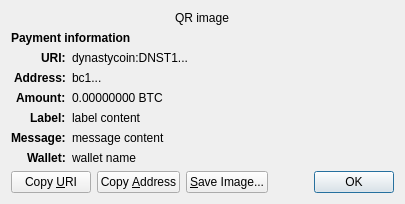
<?xml version="1.0" encoding="UTF-8"?>
<ui version="4.0">
 <class>ReceiveRequestDialog</class>
 <widget class="QDialog" name="ReceiveRequestDialog">
  <property name="geometry">
   <rect>
    <x>0</x>
    <y>0</y>
    <width>413</width>
    <height>229</height>
   </rect>
  </property>
  <property name="windowTitle">
   <string>Request payment to ...</string>
  </property>
  <layout class="QGridLayout" name="gridLayout" columnstretch="0,1">
   <property name="sizeConstraint">
    <enum>QLayout::SetFixedSize</enum>
   </property>
   <item row="0" column="0" colspan="2" alignment="Qt::AlignHCenter">
    <widget class="QRImageWidget" name="qr_code">
     <property name="text">
      <string notr="true">QR image</string>
     </property>
     <property name="textInteractionFlags">
      <set>Qt::NoTextInteraction</set>
     </property>
    </widget>
   </item>
   <item row="1" column="0" colspan="2">
    <widget class="QLabel" name="payment_header">
     <property name="font">
      <font>
       <weight>75</weight>
       <bold>true</bold>
      </font>
     </property>
     <property name="text">
      <string>Payment information</string>
     </property>
     <property name="textInteractionFlags">
      <set>Qt::NoTextInteraction</set>
     </property>
    </widget>
   </item>
   <item row="2" column="0" alignment="Qt::AlignRight|Qt::AlignTop">
    <widget class="QLabel" name="uri_tag">
     <property name="font">
      <font>
       <weight>75</weight>
       <bold>true</bold>
      </font>
     </property>
     <property name="text">
      <string notr="true">URI:</string>
     </property>
     <property name="textFormat">
      <enum>Qt::PlainText</enum>
     </property>
     <property name="textInteractionFlags">
      <set>Qt::NoTextInteraction</set>
     </property>
    </widget>
   </item>
   <item row="2" column="1" alignment="Qt::AlignTop">
    <widget class="QLabel" name="uri_content">
     <property name="text">
      <string notr="true">dynastycoin:DNST1...</string>
     </property>
     <property name="textFormat">
      <enum>Qt::RichText</enum>
     </property>
     <property name="wordWrap">
      <bool>true</bool>
     </property>
     <property name="textInteractionFlags">
      <set>Qt::TextSelectableByMouse</set>
     </property>
    </widget>
   </item>
   <item row="3" column="0" alignment="Qt::AlignRight|Qt::AlignTop">
    <widget class="QLabel" name="address_tag">
     <property name="font">
      <font>
       <weight>75</weight>
       <bold>true</bold>
      </font>
     </property>
     <property name="text">
      <string>Address:</string>
     </property>
     <property name="textInteractionFlags">
      <set>Qt::NoTextInteraction</set>
     </property>
    </widget>
   </item>
   <item row="3" column="1" alignment="Qt::AlignTop">
    <widget class="QLabel" name="address_content">
     <property name="text">
      <string notr="true">bc1...</string>
     </property>
     <property name="textFormat">
      <enum>Qt::PlainText</enum>
     </property>
     <property name="textInteractionFlags">
      <set>Qt::TextSelectableByMouse</set>
     </property>
    </widget>
   </item>
   <item row="4" column="0" alignment="Qt::AlignRight|Qt::AlignTop">
    <widget class="QLabel" name="amount_tag">
     <property name="font">
      <font>
       <weight>75</weight>
       <bold>true</bold>
      </font>
     </property>
     <property name="text">
      <string>Amount:</string>
     </property>
     <property name="textInteractionFlags">
      <set>Qt::NoTextInteraction</set>
     </property>
    </widget>
   </item>
   <item row="4" column="1" alignment="Qt::AlignTop">
    <widget class="QLabel" name="amount_content">
     <property name="text">
      <string notr="true">0.00000000 BTC</string>
     </property>
     <property name="textFormat">
      <enum>Qt::PlainText</enum>
     </property>
     <property name="textInteractionFlags">
      <set>Qt::TextSelectableByMouse</set>
     </property>
    </widget>
   </item>
   <item row="5" column="0" alignment="Qt::AlignRight|Qt::AlignTop">
    <widget class="QLabel" name="label_tag">
     <property name="font">
      <font>
       <weight>75</weight>
       <bold>true</bold>
      </font>
     </property>
     <property name="text">
      <string>Label:</string>
     </property>
     <property name="textInteractionFlags">
      <set>Qt::NoTextInteraction</set>
     </property>
    </widget>
   </item>
   <item row="5" column="1" alignment="Qt::AlignTop">
    <widget class="QLabel" name="label_content">
     <property name="text">
      <string notr="true">label content</string>
     </property>
     <property name="textFormat">
      <enum>Qt::PlainText</enum>
     </property>
     <property name="wordWrap">
      <bool>true</bool>
     </property>
     <property name="textInteractionFlags">
      <set>Qt::TextSelectableByMouse</set>
     </property>
    </widget>
   </item>
   <item row="6" column="0" alignment="Qt::AlignRight|Qt::AlignTop">
    <widget class="QLabel" name="message_tag">
     <property name="font">
      <font>
       <weight>75</weight>
       <bold>true</bold>
      </font>
     </property>
     <property name="text">
      <string>Message:</string>
     </property>
     <property name="textInteractionFlags">
      <set>Qt::NoTextInteraction</set>
     </property>
    </widget>
   </item>
   <item row="6" column="1" alignment="Qt::AlignTop">
    <widget class="QLabel" name="message_content">
     <property name="text">
      <string notr="true">message content</string>
     </property>
     <property name="textFormat">
      <enum>Qt::PlainText</enum>
     </property>
     <property name="wordWrap">
      <bool>true</bool>
     </property>
     <property name="textInteractionFlags">
      <set>Qt::TextSelectableByMouse</set>
     </property>
    </widget>
   </item>
   <item row="7" column="0" alignment="Qt::AlignRight|Qt::AlignTop">
    <widget class="QLabel" name="wallet_tag">
     <property name="font">
      <font>
       <weight>75</weight>
       <bold>true</bold>
      </font>
     </property>
     <property name="text">
      <string>Wallet:</string>
     </property>
     <property name="textInteractionFlags">
      <set>Qt::NoTextInteraction</set>
     </property>
    </widget>
   </item>
   <item row="7" column="1" alignment="Qt::AlignTop">
    <widget class="QLabel" name="wallet_content">
     <property name="text">
      <string notr="true">wallet name</string>
     </property>
     <property name="textFormat">
      <enum>Qt::PlainText</enum>
     </property>
     <property name="wordWrap">
      <bool>true</bool>
     </property>
     <property name="textInteractionFlags">
      <set>Qt::TextSelectableByMouse</set>
     </property>
    </widget>
   </item>
   <item row="8" column="0" colspan="2">
    <layout class="QHBoxLayout" name="horizontalLayout">
     <item>
      <widget class="QPushButton" name="btnCopyURI">
       <property name="text">
        <string>Copy &amp;URI</string>
       </property>
       <property name="autoDefault">
        <bool>false</bool>
       </property>
      </widget>
     </item>
     <item>
      <widget class="QPushButton" name="btnCopyAddress">
       <property name="text">
        <string>Copy &amp;Address</string>
       </property>
       <property name="autoDefault">
        <bool>false</bool>
       </property>
      </widget>
     </item>
     <item>
      <widget class="QPushButton" name="btnSaveAs">
       <property name="text">
        <string>&amp;Save Image...</string>
       </property>
       <property name="autoDefault">
        <bool>false</bool>
       </property>
      </widget>
     </item>
     <item>
      <spacer name="horizontalSpacer_2">
       <property name="orientation">
        <enum>Qt::Horizontal</enum>
       </property>
       <property name="sizeHint" stdset="0">
        <size>
         <width>40</width>
         <height>20</height>
        </size>
       </property>
      </spacer>
     </item>
     <item>
      <widget class="QDialogButtonBox" name="buttonBox">
       <property name="focusPolicy">
        <enum>Qt::StrongFocus</enum>
       </property>
       <property name="standardButtons">
        <set>QDialogButtonBox::Ok</set>
       </property>
      </widget>
     </item>
    </layout>
   </item>
  </layout>
 </widget>
 <customwidgets>
  <customwidget>
   <class>QRImageWidget</class>
   <extends>QLabel</extends>
   <header>qt/qrimagewidget.h</header>
  </customwidget>
 </customwidgets>
 <tabstops>
  <tabstop>buttonBox</tabstop>
  <tabstop>btnCopyURI</tabstop>
  <tabstop>btnCopyAddress</tabstop>
  <tabstop>btnSaveAs</tabstop>
 </tabstops>
 <resources/>
 <connections>
  <connection>
   <sender>buttonBox</sender>
   <signal>accepted()</signal>
   <receiver>ReceiveRequestDialog</receiver>
   <slot>accept()</slot>
   <hints>
    <hint type="sourcelabel">
     <x>135</x>
     <y>230</y>
    </hint>
    <hint type="destinationlabel">
     <x>135</x>
     <y>126</y>
    </hint>
   </hints>
  </connection>
 </connections>
</ui>
